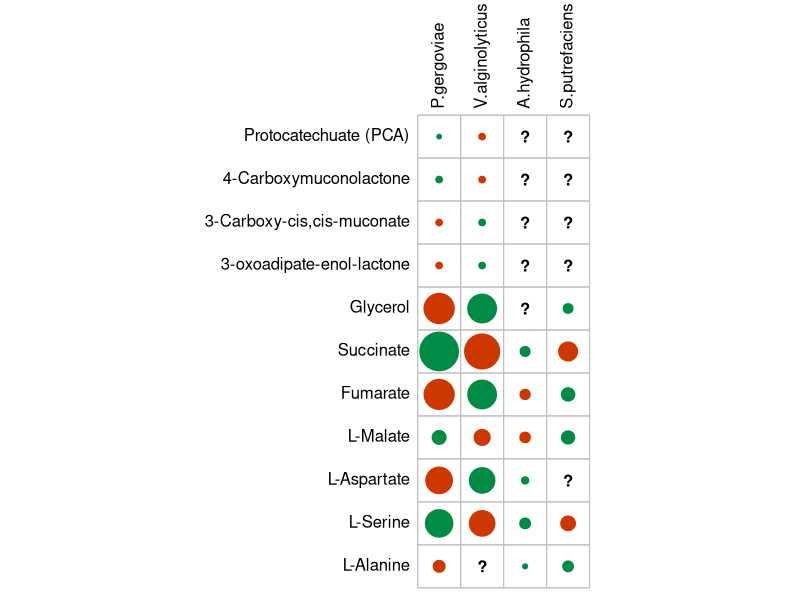

The R source for this figure:
#R_code for Figure 3

#Fig.3B
library(psych)
library(corrplot)
library(dplyr)
library(ggplot2)
setwd("D:/pengqiannan/Modeling-bacterial-interactions/Fig.3")
data<-read.table("Flux.txt",header=TRUE,sep="\t",row.names=1,quote = "")
data <- data %>% mutate(across(where(is.numeric), ~ .x / 1000))
data= as.matrix(data)
redgreen <- c("#CD3700", "#008B45")
corrplot(data,add=F, type="full", method="circle", tl.pos="lt", col = redgreen, cl.pos = "n", tl.col = "black")
